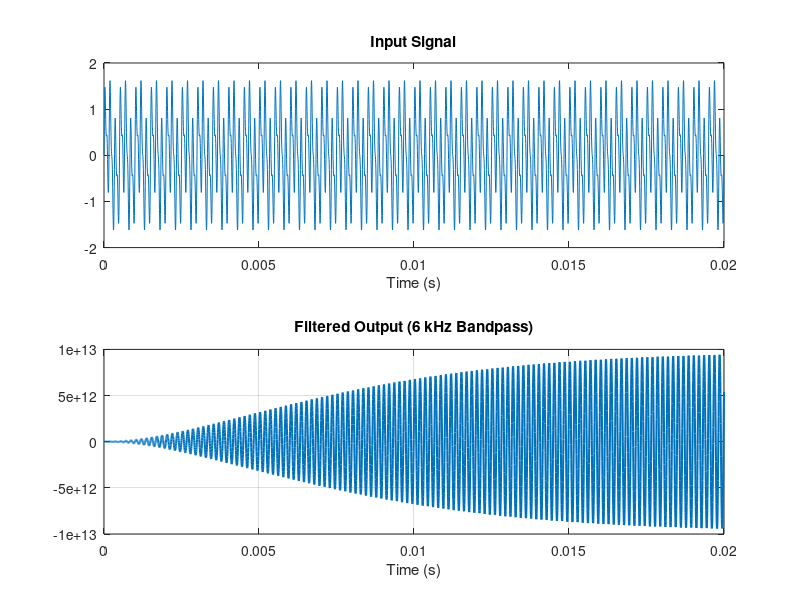
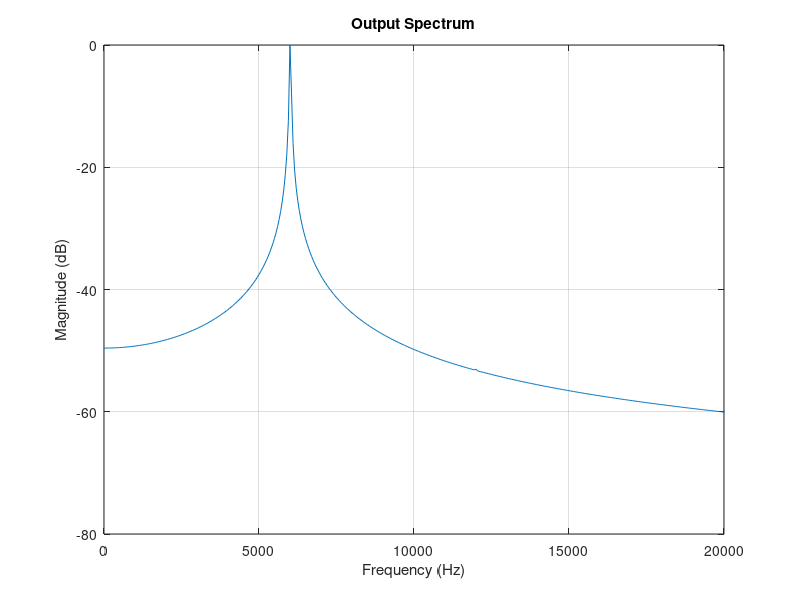

Source code (MATLAB) for these figures, in order:
clc;
clear;
close all;

% Desired center frequency
f0 = 6000;              % 6 kHz
w0 = 2*pi*f0;

Q = 5;                  % filter selectivity

% Simulation parameters
fs = 200e3;             % sampling for simulation
dt = 1/fs;
t = 0:dt:0.02;

% Test signal (multiple frequencies)
u = sin(2*pi*6000*t) + 0.5*sin(2*pi*2000*t) + 0.5*sin(2*pi*12000*t);

% First SVF states
x1 = zeros(size(t));
x2 = zeros(size(t));

% Second SVF states
x3 = zeros(size(t));
x4 = zeros(size(t));

% Output
y = zeros(size(t));

for n = 2:length(t)

    % ----- SVF Stage 1 -----
    dx1 = x2(n-1);

    dx2 = -w0^2*x1(n-1) ...
          - (w0/Q)*x2(n-1) ...
          + w0^2*u(n-1);

    x1(n) = x1(n-1) + dx1*dt;
    x2(n) = x2(n-1) + dx2*dt;

    bp1 = x2(n);    % bandpass output


    % ----- SVF Stage 2 -----
    dx3 = x4(n-1);

    dx4 = -w0^2*x3(n-1) ...
          - (w0/Q)*x4(n-1) ...
          + w0^2*bp1;

    x3(n) = x3(n-1) + dx3*dt;
    x4(n) = x4(n-1) + dx4*dt;

    y(n) = x4(n);   % final output

end

% Plot time response
figure
subplot(2,1,1)
plot(t,u)
title('Input Signal')
xlabel('Time (s)')

subplot(2,1,2)
plot(t,y,'LineWidth',1.5)
title('Filtered Output (6 kHz Bandpass)')
xlabel('Time (s)')
grid on

N = length(y);
Y = fft(y);
f = (0:N-1)*(fs/N);

figure
plot(f,20*log10(abs(Y)/max(abs(Y))))
xlim([0 20000])
xlabel('Frequency (Hz)')
ylabel('Magnitude (dB)')
title('Output Spectrum')
grid on
